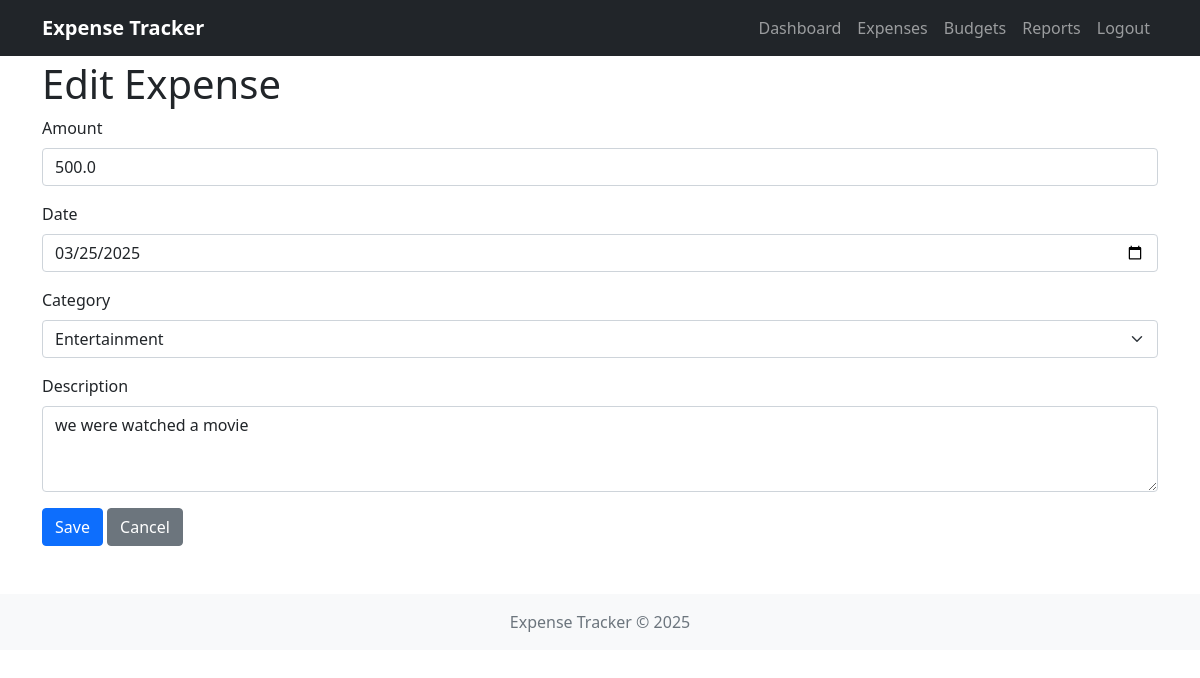
Screenshot of /expense/edit/1 (signed in) with the database file from the repository.
### app/models.py (models this page shows)
class Expense(db.Model):
    id = db.Column(db.Integer, primary_key=True)
    amount = db.Column(db.Float, nullable=False)
    date = db.Column(db.Date, nullable=False, default=datetime.utcnow)
    description = db.Column(db.String(200))
    user_id = db.Column(db.Integer, db.ForeignKey('user.id'), nullable=False)
    category_id = db.Column(db.Integer, db.ForeignKey('category.id'), nullable=False)

### app/routes.py (the view)
@main_bp.route('/expense/edit/<int:id>', methods=['GET', 'POST'])
@login_required
def edit_expense(id):
    expense = Expense.query.get_or_404(id)
    if expense.user_id != current_user.id:
        flash('You do not have permission to edit this expense.', 'danger')
        return redirect(url_for('main.list_expenses'))
    form = ExpenseForm()
    categories = Category.query.filter_by(user_id=current_user.id).all()
    form.category.choices = [(c.id, c.name) for c in categories]
    if form.validate_on_submit():
        expense.amount = form.amount.data
        expense.date = form.date.data
        expense.description = form.description.data
        expense.category_id = form.category.data
        db.session.commit()
        flash('Expense updated successfully.', 'success')
        return redirect(url_for('main.list_expenses'))
    elif request.method == 'GET':
        form.amount.data = expense.amount
        form.date.data = expense.date
        form.description.data = expense.description
        form.category.data = expense.category_id
    return render_template('edit_expense.html', form=form, expense=expense)

### app/forms.py
class ExpenseForm(FlaskForm):
    amount = FloatField('Amount', validators=[DataRequired(), NumberRange(min=0.01)])
    date = DateField('Date', validators=[DataRequired()], format='%Y-%m-%d')
    description = TextAreaField('Description', validators=[Length(max=200)])
    category = SelectField('Category', coerce=int, validators=[DataRequired()])
    submit = SubmitField('Save')

### app/models.py (called while the page is built)
@login_manager.user_loader
def load_user(user_id):
    return User.query.get(int(user_id))

### app/templates/edit_expense.html (shortened to what this page needs)
{% extends "base.html" %}
{% block content %}
<h1>Edit Expense</h1>
<form method="POST" action="{{ url_for('main.edit_expense', id=expense.id) }}">
    <div class="mb-3">
        {{ form.amount.label(class="form-label") }}
        {{ form.amount(class="form-control") }}
    </div>
    <div class="mb-3">
        {{ form.date.label(class="form-label") }}
        {{ form.date(class="form-control", type="date") }}
    </div>
    <div class="mb-3">
        {{ form.category.label(class="form-label") }}
        {{ form.category(class="form-select") }}
    </div>
    <div class="mb-3">
        {{ form.description.label(class="form-label") }}
        {{ form.description(class="form-control", rows=3) }}
    </div>
    {{ form.submit(class="btn btn-primary") }}
    <a href="{{ url_for('main.list_expenses') }}" class="btn btn-secondary">Cancel</a>
</form>
{% endblock %}

### app/templates/base.html (style rules this page uses)
body { padding-top: 60px; }

### rows the page displays
Expense: amount "500.0", date "03/25/2025", category "Entertainment", description "we were watched a movie"
